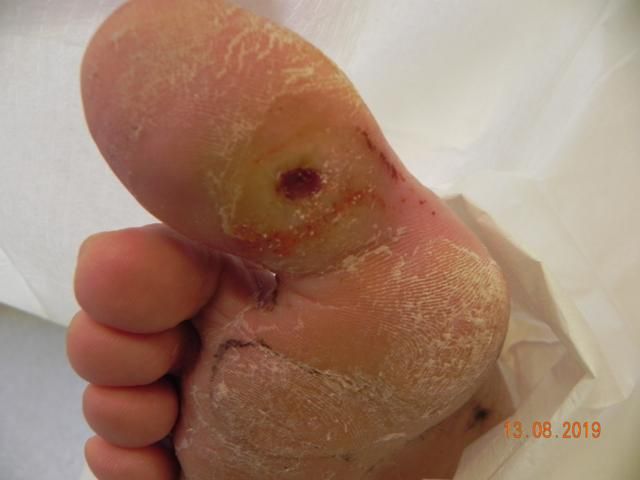
#> input picture data/raw/DFUC2022_train_release/DFUC2022_train_images/100004.jpg, 640 x 480 px
$ python -i visualize.py   (imports and definitions only)
#> lines starting #> are read from the running program, lines starting #| are printed output that depends on the picture; after the words box and inside, x2 and y2 are one past the last pixel; in counts of white or black regions, pixels touching at a corner belong together
"""Утилиты для анализа датасетов """
import numpy as np
import pandas as pd
import cv2
from pathlib import Path
from tqdm import tqdm
import matplotlib.pyplot as plt
from sklearn.model_selection import train_test_split

# [47 lines left out: function compute_dataset_stats, not called in this run]


def compute_dataset_stats_dfuc(base_path: str):
    """Сбор статистик по датасету DFUC"""
    img_dir = Path(base_path) / 'DFUC2022_train_images'
    mask_dir = Path(base_path) / 'DFUC2022_train_masks'

    stats = []
    for img_path in tqdm(list(img_dir.glob("*.jpg"))):
        mask_path = mask_dir / img_path.name.replace('.jpg','.png')
        if not mask_path.exists(): continue

        img = cv2.imread(str(img_path), cv2.IMREAD_COLOR) # загрузка в BGR
#> img is the input picture: shape (480, 640, 3); mean B, G, R 111, 129.5, 161
        img = cv2.cvtColor(img, cv2.COLOR_BGR2RGB)
        mask = cv2.imread(str(mask_path), cv2.IMREAD_GRAYSCALE)
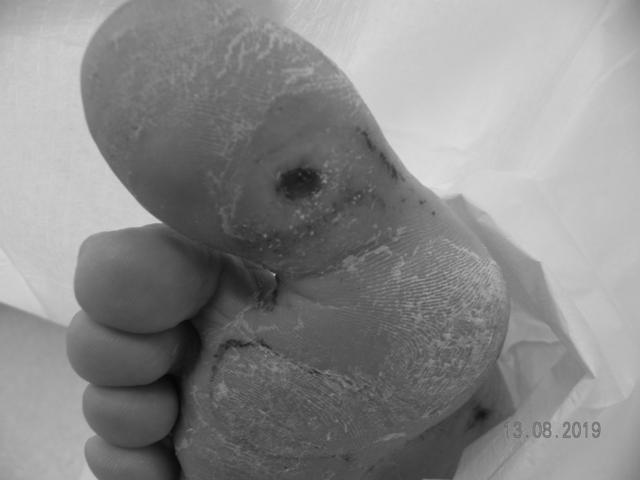
#> mask: shape (480, 640); min 4, max 227, mean 136.8
        mask_bin = (mask > 127).astype(np.uint8)
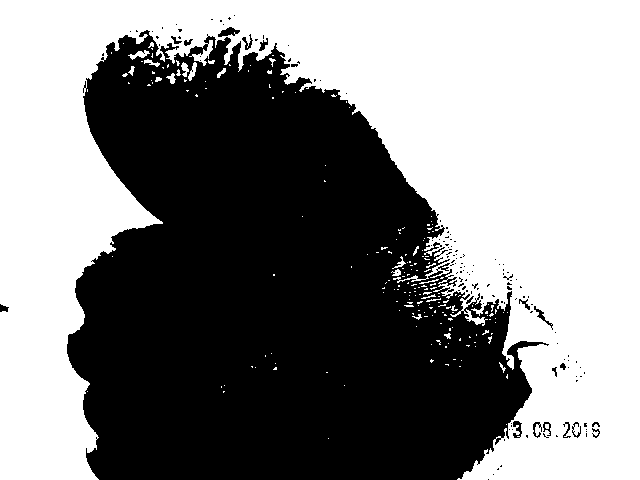
#> mask_bin: shape (480, 640); values 0 (black) and 1 (white), 51.9% white; 142 black regions (123 under 20 px), largest, box (x1, y1, x2, y2) and area: (67, 30, 549, 480) 146291, (218, 27, 240, 37) 122, (513, 421, 522, 438) 90

        # Статистики для раны
        wound_px = np.sum(mask_bin)
#> wound_px = 159574
        wound_ratio = wound_px / (640 * 480)
#> wound_ratio = 0.519

        stats.append({
            "filename": img_path.name,
            "wound_px": wound_px,
            "wound_ratio": wound_ratio,
            "brightness": cv2.cvtColor(img, cv2.COLOR_BGR2GRAY).mean(),
            "contrast": cv2.cvtColor(img, cv2.COLOR_BGR2GRAY).std(),
        })

    stats_df = pd.DataFrame(stats)
#> stats_df = table of 1 rows and 5 columns
    plt.hist(stats_df["wound_ratio"] * 100, bins=30)
    plt.xlabel("Площадь раны, %")
    plt.title("Распределение размеров ран")
    plt.show()
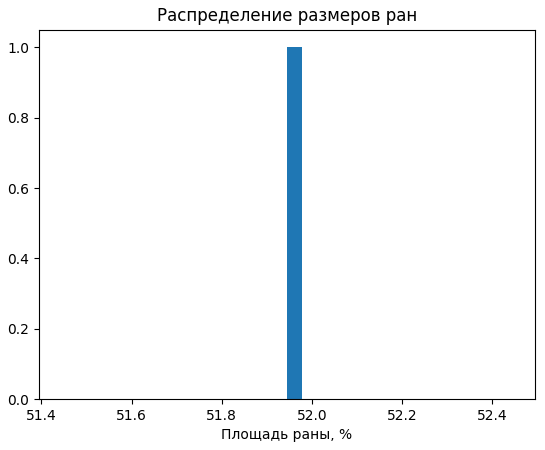
#> figure drawn by matplotlib, 1 panel; tallest bar 1 high, from x = 51.94 to 51.98
    small_wounds = stats_df[stats_df["wound_ratio"] < 0.004]
#> small_wounds = table of 0 rows and 5 columns
    big_wounds = stats_df[stats_df["wound_ratio"] > 0.028]
#> big_wounds = table of 1 rows and 5 columns

    print(f"Медиана площади: {stats_df['wound_ratio'].median() * 100:.2f}%")
#| Медиана площади: 51.94%
    print(f"Диапазон: {stats_df['wound_ratio'].min() * 100:.2f}% – {stats_df['wound_ratio'].max() * 100:.2f}%")
#| Диапазон: 51.94% – 51.94%
    print(f"Маленьких ран (<0.4%): {len(small_wounds)} из {len(stats_df)}")
#| Маленьких ран (<0.4%): 0 из 1
    print(f"Больших ран (>2.8%): {len(big_wounds)} из {len(stats_df)}")
#| Больших ран (>2.8%): 1 из 1

    return stats_df

>>> result = compute_dataset_stats_dfuc('../../data/raw/DFUC2022_train_release/DFUC2022_train_images/100004.jpg')
#> result = table of 1 rows and 5 columns

$ run again, on data/raw/DFUC2022_train_release/DFUC2022_train_images/100005.jpg
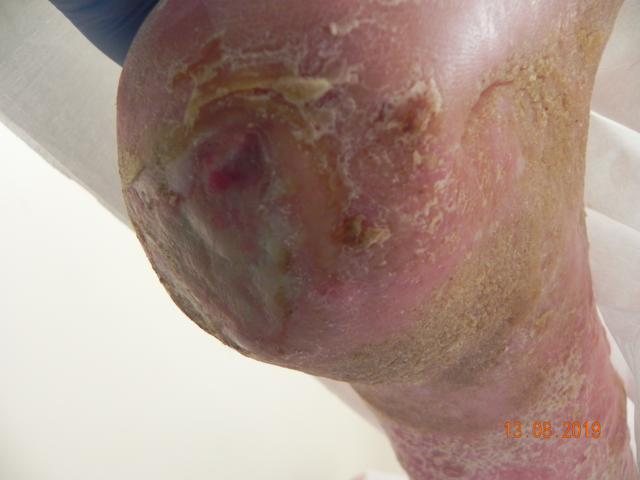
#> input picture data/raw/DFUC2022_train_release/DFUC2022_train_images/100005.jpg, 640 x 480 px
#> in compute_dataset_stats_dfuc, img is the input picture: shape (480, 640, 3); mean B, G, R 135.2, 145.3, 168.3
#> in compute_dataset_stats_dfuc, `mask_bin = (mask > 127).astype(np.uint8)`:
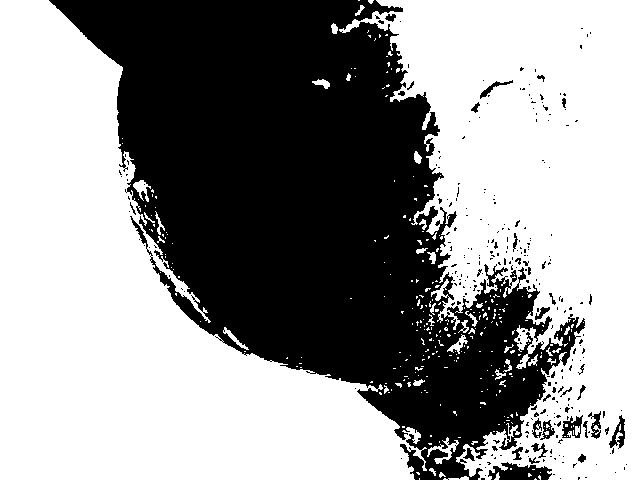
#> mask_bin: shape (480, 640); values 0 (black) and 1 (white), 58.8% white; 282 black regions (251 under 20 px), largest, box (x1, y1, x2, y2) and area: (49, 0, 585, 480) 122847, (488, 462, 552, 480) 737, (562, 415, 583, 438) 251
#> wound_px = 180560
#> wound_ratio = 0.588
#> stats_df = table of 1 rows and 5 columns
#> in compute_dataset_stats_dfuc, `plt.show()`:
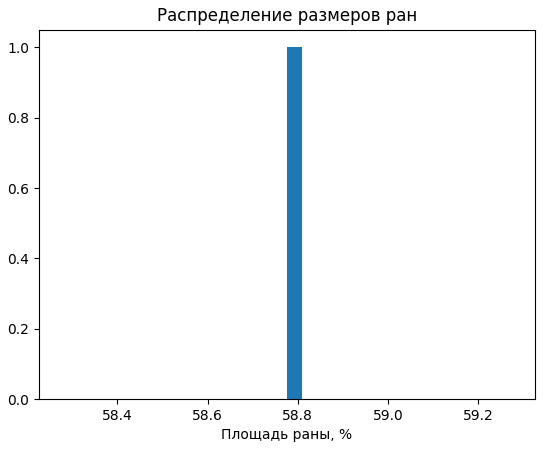
#> figure drawn by matplotlib, 1 panel; tallest bar 1 high, from x = 58.78 to 58.81
#> small_wounds = table of 0 rows and 5 columns
#> big_wounds = table of 1 rows and 5 columns
#| Медиана площади: 58.78%
#| Диапазон: 58.78% – 58.78%
#| Маленьких ран (<0.4%): 0 из 1
#| Больших ран (>2.8%): 1 из 1

$ run again, on data/raw/DFUC2022_train_release/DFUC2022_train_images/100109.jpg
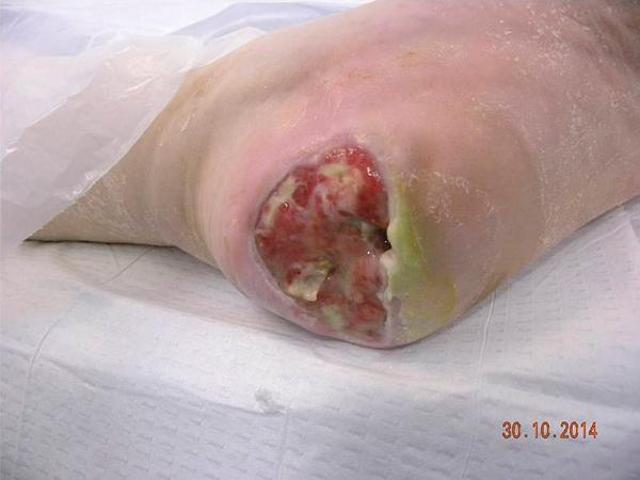
#> input picture data/raw/DFUC2022_train_release/DFUC2022_train_images/100109.jpg, 640 x 480 px
#> in compute_dataset_stats_dfuc, img is the input picture: shape (480, 640, 3); mean B, G, R 162.9, 163, 183.3
#> in compute_dataset_stats_dfuc, `mask_bin = (mask > 127).astype(np.uint8)`:
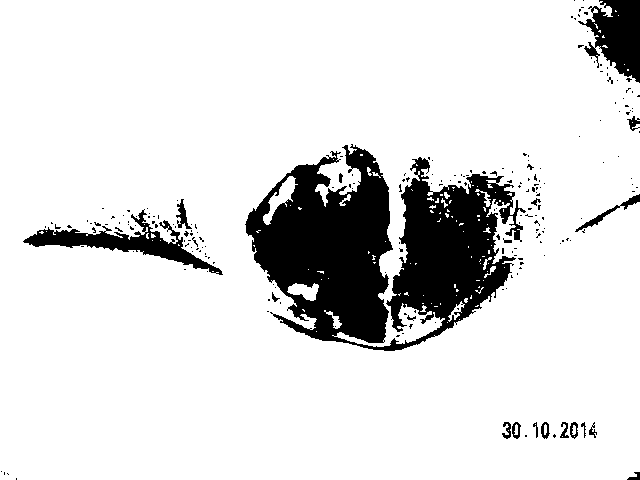
#> mask_bin: shape (480, 640); values 0 (black) and 1 (white), 87% white; 218 black regions (198 under 20 px), largest, box (x1, y1, x2, y2) and area: (245, 144, 526, 351) 31673, (23, 209, 223, 275) 3100, (578, 0, 640, 83) 3061
#> wound_px = 267180
#> wound_ratio = 0.87
#> stats_df = table of 1 rows and 5 columns
#> in compute_dataset_stats_dfuc, `plt.show()`:
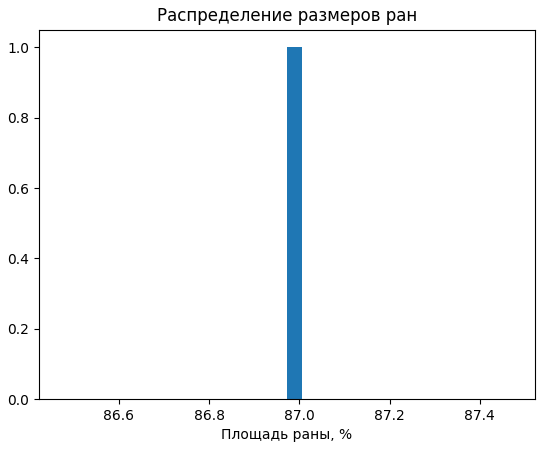
#> figure drawn by matplotlib, 1 panel; tallest bar 1 high, from x = 86.97 to 87.01
#> small_wounds = table of 0 rows and 5 columns
#> big_wounds = table of 1 rows and 5 columns
#| Медиана площади: 86.97%
#| Диапазон: 86.97% – 86.97%
#| Маленьких ран (<0.4%): 0 из 1
#| Больших ран (>2.8%): 1 из 1

$ run again, on data/raw/DFUC2022_train_release/DFUC2022_train_images/100115.jpg
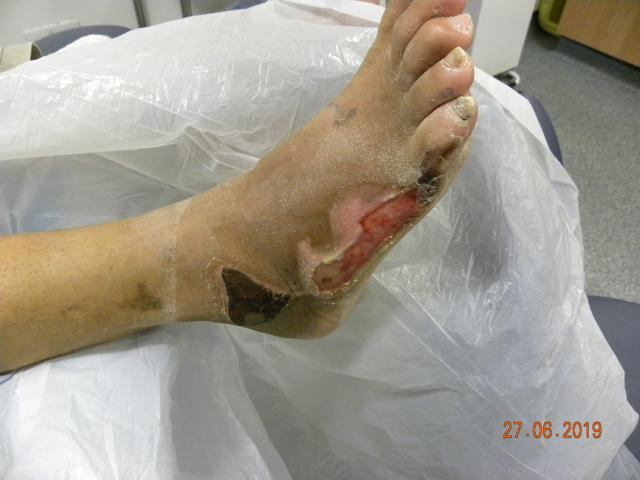
#> input picture data/raw/DFUC2022_train_release/DFUC2022_train_images/100115.jpg, 640 x 480 px
#> in compute_dataset_stats_dfuc, img is the input picture: shape (480, 640, 3); mean B, G, R 142.1, 154.7, 160.9
#> in compute_dataset_stats_dfuc, `mask_bin = (mask > 127).astype(np.uint8)`:
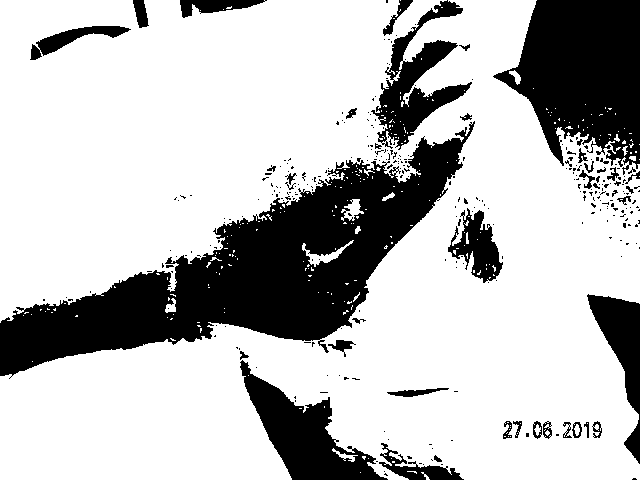
#> mask_bin: shape (480, 640); values 0 (black) and 1 (white), 74.1% white; 315 black regions (272 under 20 px), largest, box (x1, y1, x2, y2) and area: (0, 121, 475, 379) 39378, (493, 0, 640, 175) 16552, (240, 360, 388, 480) 6606
#> wound_px = 227689
#> wound_ratio = 0.741
#> stats_df = table of 1 rows and 5 columns
#> in compute_dataset_stats_dfuc, `plt.show()`:
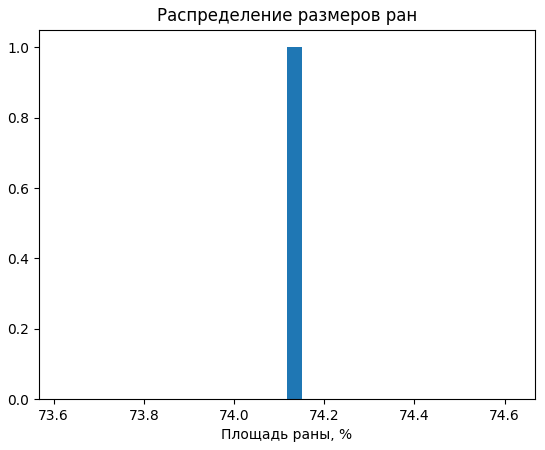
#> figure drawn by matplotlib, 1 panel; tallest bar 1 high, from x = 74.12 to 74.15
#> small_wounds = table of 0 rows and 5 columns
#> big_wounds = table of 1 rows and 5 columns
#| Медиана площади: 74.12%
#| Диапазон: 74.12% – 74.12%
#| Маленьких ран (<0.4%): 0 из 1
#| Больших ран (>2.8%): 1 из 1
